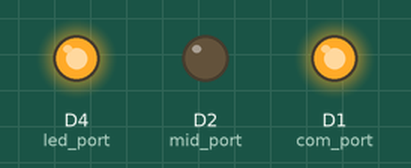
A sketch run on a simulated ESP8266 (Wemos D1 mini). On the bench: output pins drawn as LEDs (lit = HIGH). At 4.0 s the program puts the board to deep sleep or switches it off; the recording ends there.

Above: at 0.1 s.
At 2.1 s:
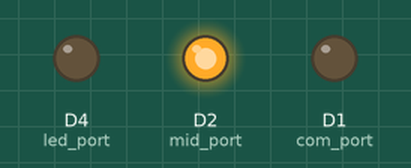
Timing chart, 0 to 3.6 s (numbered marks = the images above):
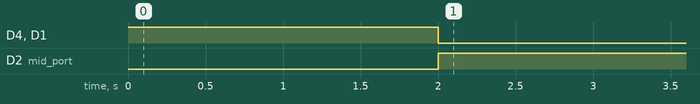

The sketch:

testeReleSleepWemosMini.ino
```cpp
int com_port = D1;
int mid_port = D2;
int led_port = D4;

void setup() {
  pinMode(led_port, OUTPUT);
  pinMode(com_port, OUTPUT);
  pinMode(mid_port, OUTPUT);
}

void loop() {
  digitalWrite(led_port, HIGH);
  digitalWrite(com_port, HIGH);
  digitalWrite(mid_port, LOW);
  //Serial.println("COM");
  delay(2000);
  digitalWrite(led_port, LOW);
  digitalWrite(com_port, LOW);
  digitalWrite(mid_port, HIGH);
  //Serial.println("MID");
  delay(2000);
  //Serial.println("Entrando em Deep-Sleep por 30 segundos");
  ESP.deepSleep(10e6); // 30e6 = 30000000 microssegundos = 30 segundos
}
```

Measured:
- by itself, D4 (led_port), D1 (com_port): LOW → HIGH at 0.00 s, → LOW 2.0 s later
- by itself, D2 (mid_port): LOW → HIGH at 2.0 s
